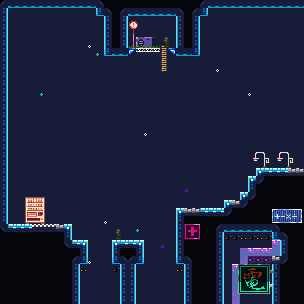

Below is a game level as drawn by its tile map, then a one-line description and the .tmx that defines it (tile-layer data replaced by summaries):
An orthogonal 38x38 tile map with 8x8 px tiles, 7 tile layers (Sky, IntGrid_layer_values, IntGrid_layer, IntGrid_values, ...), 3 tilesets.

<map version="1.4" tiledversion="1.4.2" orientation="orthogonal" renderorder="right-down" compressionlevel="0" width="38" height="38" tilewidth="8" tileheight="8" infinite="0" backgroundcolor="#171C39" nextlayerid="8" nextobjectid="1"><tileset firstgid="1" name="Cavernas_by_Adam_Saltsman3" tilewidth="8" tileheight="8" tilecount="384" columns="12" objectalignment="topleft" margin="0" spacing="0"><image source="../../atlas/Cavernas_by_Adam_Saltsman.png" width="96" height="256" /></tileset><tileset firstgid="385" name="IntGrid" tilewidth="8" tileheight="8" tilecount="1" columns="1" objectalignment="topleft"><image source="IntGrid.intgrid.png" width="8" height="8" /></tileset><tileset firstgid="386" name="IntGrid_layer" tilewidth="8" tileheight="8" tilecount="4" columns="4" objectalignment="topleft"><image source="IntGrid_layer.intgrid.png" width="32" height="8" /></tileset><layer id="1" name="Sky" width="38" height="38" opacity="1"><data>[1444 cells, 11 non-empty, 3 distinct tile ids]</data></layer><layer id="2" name="IntGrid_layer_values" width="38" height="38" opacity="1"><data>[1444 cells, 421 non-empty, 3 distinct tile ids]</data></layer><layer id="3" name="IntGrid_layer" width="38" height="38" opacity="1"><data>[1444 cells, 426 non-empty, 19 distinct tile ids]</data></layer><layer id="4" name="IntGrid_values" width="38" height="38" opacity="1"><data>[1444 cells, 0 non-empty, 0 distinct tile ids]</data></layer><layer id="5" name="Tiles_1" width="38" height="38" opacity="1"><data>[1444 cells, 92 non-empty, 74 distinct tile ids]</data></layer><layer id="6" name="Tiles_2" width="38" height="38" opacity="1"><data>[1444 cells, 6 non-empty, 4 distinct tile ids]</data></layer><layer id="7" name="Tiles_3" width="38" height="38" opacity="1"><data>[1444 cells, 2 non-empty, 2 distinct tile ids]</data></layer></map>
